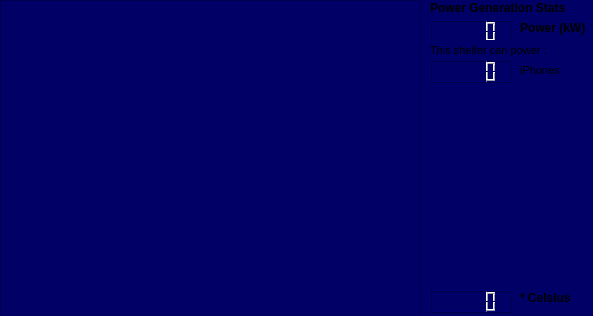
<?xml version="1.0" encoding="UTF-8"?>
<ui version="4.0">
 <class>guiShelter</class>
 <widget class="QMainWindow" name="guiShelter">
  <property name="windowModality">
   <enum>Qt::NonModal</enum>
  </property>
  <property name="geometry">
   <rect>
    <x>0</x>
    <y>0</y>
    <width>593</width>
    <height>316</height>
   </rect>
  </property>
  <property name="windowTitle">
   <string>guiShelter</string>
  </property>
  <property name="autoFillBackground">
   <bool>false</bool>
  </property>
  <property name="styleSheet">
   <string notr="true">background-color: rgb(0, 0, 103);</string>
  </property>
  <widget class="QWidget" name="centralWidget">
   <widget class="QGraphicsView" name="graphicsView">
    <property name="geometry">
     <rect>
      <x>0</x>
      <y>0</y>
      <width>421</width>
      <height>321</height>
     </rect>
    </property>
   </widget>
   <widget class="QLCDNumber" name="lcdNumber">
    <property name="geometry">
     <rect>
      <x>430</x>
      <y>20</y>
      <width>81</width>
      <height>23</height>
     </rect>
    </property>
   </widget>
   <widget class="QLabel" name="label">
    <property name="geometry">
     <rect>
      <x>520</x>
      <y>20</y>
      <width>71</width>
      <height>16</height>
     </rect>
    </property>
    <property name="font">
     <font>
      <pointsize>9</pointsize>
      <weight>75</weight>
      <bold>true</bold>
     </font>
    </property>
    <property name="text">
     <string>Power (kW)</string>
    </property>
   </widget>
   <widget class="QLabel" name="label_2">
    <property name="geometry">
     <rect>
      <x>430</x>
      <y>0</y>
      <width>151</width>
      <height>16</height>
     </rect>
    </property>
    <property name="font">
     <font>
      <pointsize>9</pointsize>
      <weight>75</weight>
      <bold>true</bold>
     </font>
    </property>
    <property name="text">
     <string>Power Generation Stats</string>
    </property>
   </widget>
   <widget class="QLCDNumber" name="lcdNumber_2">
    <property name="geometry">
     <rect>
      <x>430</x>
      <y>60</y>
      <width>81</width>
      <height>23</height>
     </rect>
    </property>
   </widget>
   <widget class="QLabel" name="label_3">
    <property name="geometry">
     <rect>
      <x>430</x>
      <y>40</y>
      <width>151</width>
      <height>21</height>
     </rect>
    </property>
    <property name="font">
     <font>
      <pointsize>8</pointsize>
      <weight>50</weight>
      <bold>false</bold>
     </font>
    </property>
    <property name="text">
     <string>This shelter can power : </string>
    </property>
   </widget>
   <widget class="QLabel" name="label_4">
    <property name="geometry">
     <rect>
      <x>520</x>
      <y>60</y>
      <width>41</width>
      <height>21</height>
     </rect>
    </property>
    <property name="font">
     <font>
      <pointsize>8</pointsize>
      <weight>50</weight>
      <bold>false</bold>
     </font>
    </property>
    <property name="text">
     <string>iPhones</string>
    </property>
   </widget>
   <widget class="QLCDNumber" name="lcdNumber_3">
    <property name="geometry">
     <rect>
      <x>430</x>
      <y>290</y>
      <width>81</width>
      <height>23</height>
     </rect>
    </property>
   </widget>
   <widget class="QLabel" name="label_5">
    <property name="geometry">
     <rect>
      <x>520</x>
      <y>290</y>
      <width>71</width>
      <height>16</height>
     </rect>
    </property>
    <property name="font">
     <font>
      <pointsize>9</pointsize>
      <weight>75</weight>
      <bold>true</bold>
     </font>
    </property>
    <property name="text">
     <string>* Celsius</string>
    </property>
   </widget>
   <widget class="QLabel" name="lbl_logo">
    <property name="geometry">
     <rect>
      <x>430</x>
      <y>90</y>
      <width>151</width>
      <height>81</height>
     </rect>
    </property>
    <property name="text">
     <string/>
    </property>
   </widget>
  </widget>
 </widget>
 <layoutdefault spacing="6" margin="11"/>
 <resources/>
 <connections/>
</ui>
